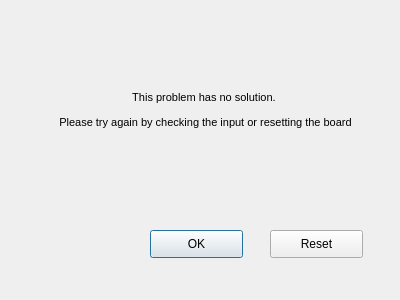
<?xml version="1.0" encoding="UTF-8"?>
<ui version="4.0">
 <class>Error</class>
 <widget class="QDialog" name="Error">
  <property name="geometry">
   <rect>
    <x>0</x>
    <y>0</y>
    <width>400</width>
    <height>300</height>
   </rect>
  </property>
  <property name="windowTitle">
   <string>Dialog</string>
  </property>
  <widget class="QStackedWidget" name="stackedWidget">
   <property name="geometry">
    <rect>
     <x>0</x>
     <y>0</y>
     <width>400</width>
     <height>300</height>
    </rect>
   </property>
   <widget class="QWidget" name="no_sol">
    <widget class="QLabel" name="noti1">
     <property name="geometry">
      <rect>
       <x>50</x>
       <y>50</y>
       <width>311</width>
       <height>121</height>
      </rect>
     </property>
     <property name="text">
      <string>&lt;html&gt;&lt;head/&gt;&lt;body&gt;&lt;p align=&quot;center&quot;&gt;&lt;span style=&quot; font-size:8pt;&quot;&gt;This problem has no solution. &lt;/span&gt;&lt;/p&gt;&lt;p align=&quot;center&quot;&gt;&lt;span style=&quot; font-size:8pt;&quot;&gt;Please try again by checking the input or resetting the board&lt;/span&gt;&lt;/p&gt;&lt;/body&gt;&lt;/html&gt;</string>
     </property>
    </widget>
    <widget class="QPushButton" name="ok_btn">
     <property name="geometry">
      <rect>
       <x>150</x>
       <y>230</y>
       <width>93</width>
       <height>28</height>
      </rect>
     </property>
     <property name="text">
      <string>OK</string>
     </property>
    </widget>
    <widget class="QPushButton" name="reset_btn">
     <property name="geometry">
      <rect>
       <x>270</x>
       <y>230</y>
       <width>93</width>
       <height>28</height>
      </rect>
     </property>
     <property name="text">
      <string>Reset</string>
     </property>
    </widget>
   </widget>
   <widget class="QWidget" name="page_2"/>
  </widget>
 </widget>
 <resources/>
 <connections/>
</ui>
